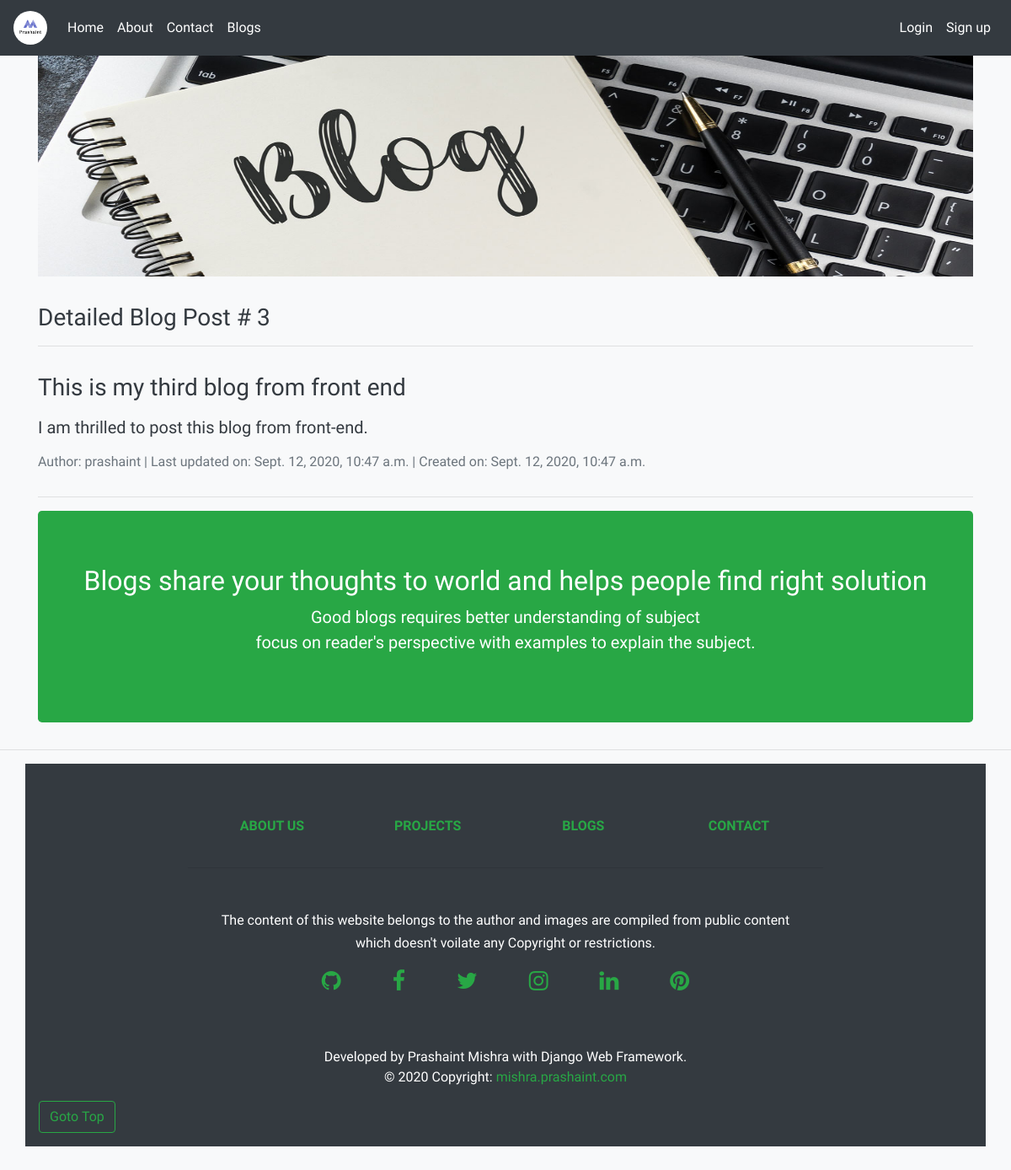
Page /blogs/3/ on the earlier database version.
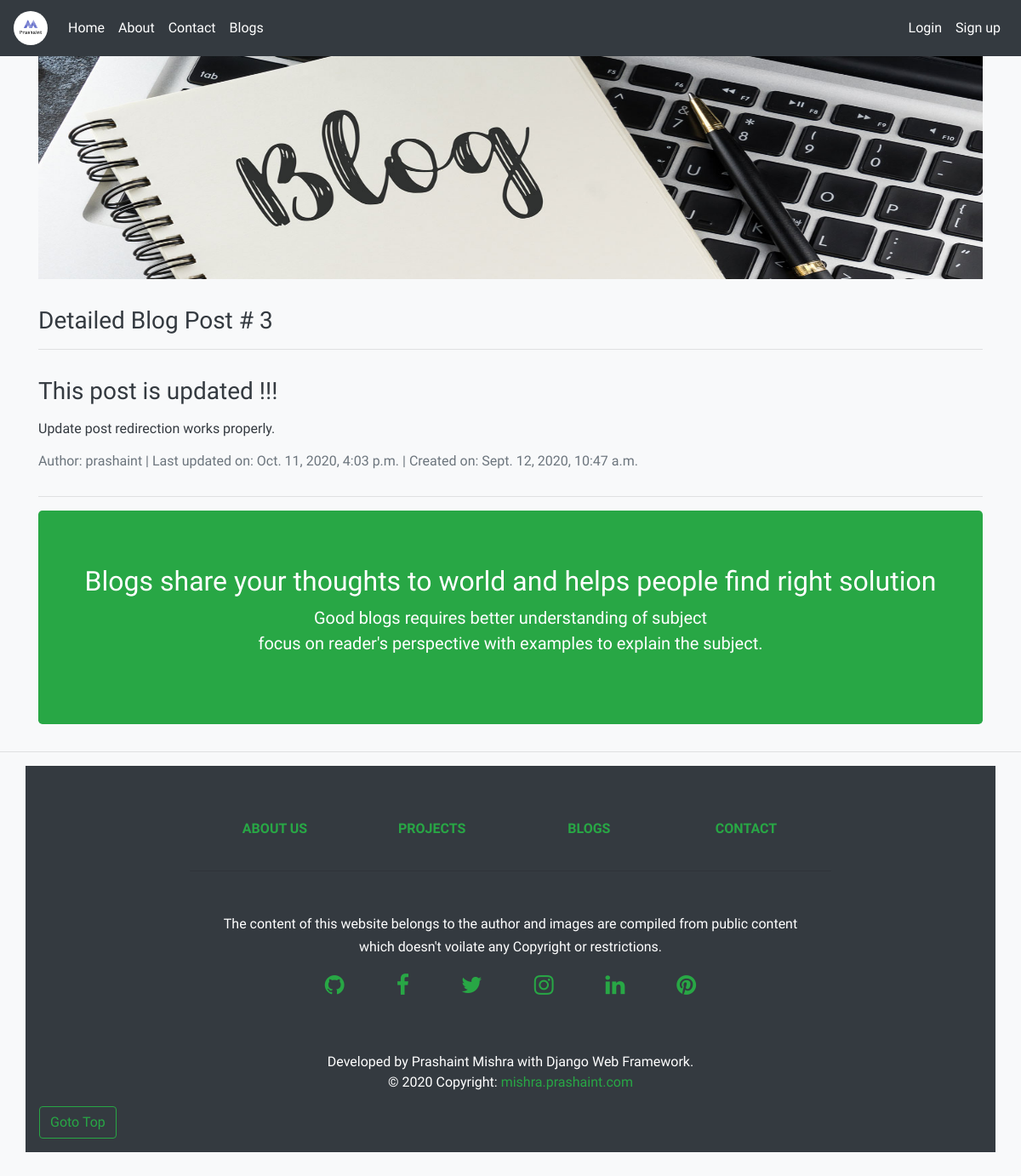
Same page on the later database version.
### blogs/models.py (models this page shows, shortened)
class BlogPost(models.Model):
    title = models.CharField(max_length=200, unique=True)
    author = models.ForeignKey(User, on_delete=models.CASCADE, related_name='blog_author')
    category = models.CharField(max_length=200, default="undefined")
    updated_on = models.DateTimeField(auto_now=True)
    content = HTMLField()
    created_on = models.DateTimeField(auto_now_add=True)
    status = models.IntegerField(choices=STATUS, default=0)
    class Meta:
        ordering = ['-created_on']

### blogs/views.py (the view)
# urls.py: path('<int:blog_id>/', views.details, name='details'),
def details(request, blog_id):
	blog = get_object_or_404(BlogPost, pk=blog_id)
	return render(request, 'blogs/details.html', {'blog':blog})

### blogs/templates/blogs/details.html
{% extends 'blogs/base.html' %}
{% block content %}
{% load static %}
  <div class="container marketing">
  <h3>Detailed Blog Post # {{ blog.id }}</h3>
    <hr class="featurette-divider">
    <div class="row featurette">
      <div class="col-md-12">
        <p><h3>{{ blog.title }}</h3></p>
        <p class="lead">{{ blog.content | safe }}</p>
        <p class="lead">
          <h6><span class="text-muted">Author: {{ blog.author }} | Last updated on: {{ blog.updated_on }} | Created on: {{ blog.created_on }}</span></h6>
        </p>
      </div>
    </div>
    <hr class="featurette-divider">
  </div>
  <div class="container text-center">
    <div class="jumbotron bg-success text-white">
      <div class="container text-center">
        <h2 class="display-5">Blogs share your thoughts to world and helps people find right solution</h2>
        <p class="lead">Good blogs requires better understanding of subject<br>focus on reader's perspective with examples to explain the subject.  </p>
      </div>
    </div>
  </div>
  <hr class="featurette-divider">
{% endblock %}

Differences in the rows shown:
changed BlogPost "prashaint": title "This is my third blog from front end" → "This post is updated !!!"; content "I am thrilled to post this blog from front-end." → "Update post redirection works properly."; updated_on "Sept. 12, 2020, 10:47 a.m." → "Oct. 11, 2020, 4:03 p.m."
